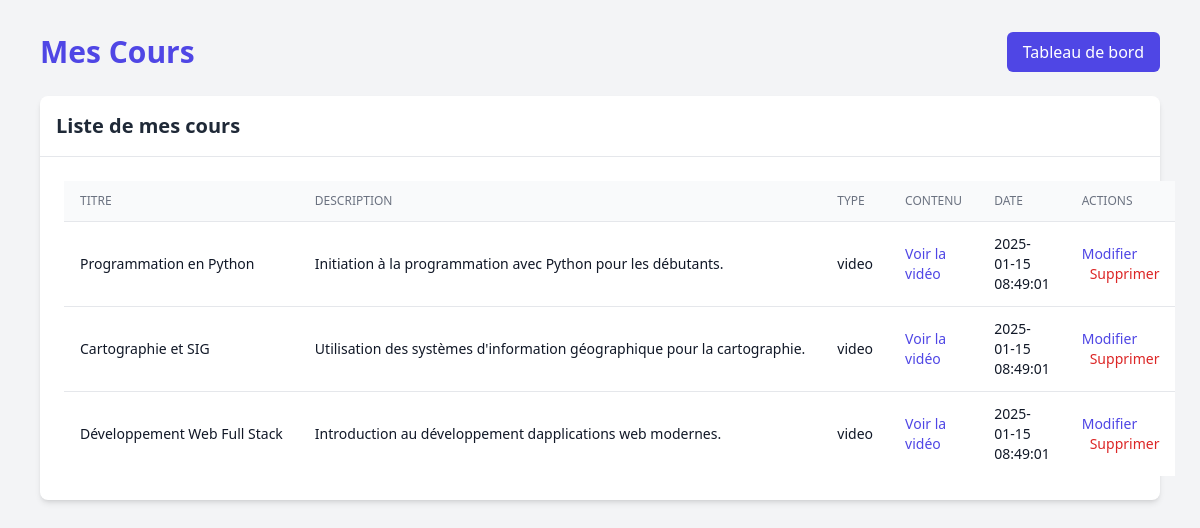
Before: /views/enseignant/mes_cours.php (signed in) with the older database file.
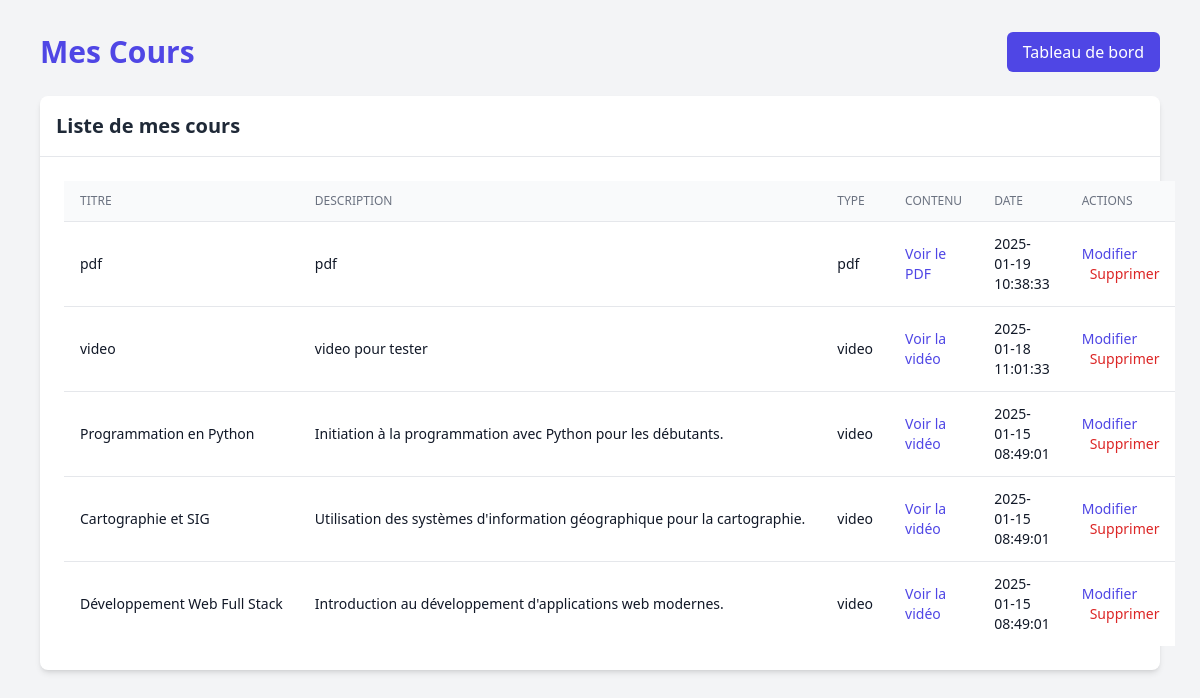
After: the same page with the newer database file.
### tables this page shows
CREATE TABLE `cours` (
  `id` int NOT NULL,
  `titre` varchar(250) NOT NULL,
  `description` text NOT NULL,
  `contenu` text NOT NULL,
  `categorie_id` int DEFAULT NULL,
  `enseignant_id` int DEFAULT NULL,
  `date_creation` timestamp NULL DEFAULT CURRENT_TIMESTAMP
);

### views/enseignant/mes_cours.php (the view, shortened to what this page needs)
<?php
    $database = new Database();
    $pdo = $database->connect();
    $enseignant_id = $_SESSION['user_id'];
    $query = "SELECT c.*, cat.nom as categorie_nom,
            CASE
            WHEN c.contenu LIKE '%.pdf' THEN 'pdf'
            ELSE 'video'
            END as type
            FROM cours c
            LEFT JOIN categories cat ON c.categorie_id = cat.id
            WHERE c.enseignant_id = :enseignant_id
            ORDER BY c.date_creation DESC";
    $stmt = $pdo->prepare($query);
    $stmt->execute([':enseignant_id' => $enseignant_id]);
    $cours_list = $stmt->fetchAll(PDO::FETCH_ASSOC);
?>
<!DOCTYPE html>
<html lang="fr">
<head>
    <script src="https://cdn.tailwindcss.com"></script>
    <link rel="stylesheet" href="../../public/assets/css/style.css">
</head>
<body class="bg-gray-100">
    <div class="container mx-auto px-4 py-8 max-w-6xl">
        <div class="flex justify-between items-center mb-6">
            <h1 class="text-3xl text-indigo-600 font-bold text-gray-800">Mes Cours</h1>
            <a href="enseignant_Dash.php" class="bg-indigo-600 text-white px-4 py-2 rounded-md hover:bg-indigo-700">Tableau de bord</a>
        </div>
        <div class="bg-white rounded-lg shadow-md">
            <div class="border-b border-gray-200 p-4">
                <h2 class="text-xl font-semibold text-gray-800">Liste de mes cours</h2>
            </div>
            <div class="p-6">
                <table class="w-full divide-y divide-gray-200">
                    <thead class="bg-gray-50">
                        <tr>
                            <th class="w-1/6 px-4 py-3 text-left text-xs font-medium text-gray-500 uppercase">Titre</th>
                            <th class="w-2/6 px-4 py-3 text-left text-xs font-medium text-gray-500 uppercase">Description</th>
                            <th class="w-1/6 px-4 py-3 text-left text-xs font-medium text-gray-500 uppercase">Type</th>
                            <th class="w-1/6 px-4 py-3 text-left text-xs font-medium text-gray-500 uppercase">Contenu</th>
                            <th class="w-1/6 px-4 py-3 text-left text-xs font-medium text-gray-500 uppercase">Date</th>
                            <th class="px-4 py-3 text-left text-xs font-medium text-gray-500 uppercase">Actions</th>
                        </tr>
                    </thead>
                    <tbody class="bg-white divide-y divide-gray-200">
                        <?php foreach ($cours_list as $cours): ?>
                        <tr class="hover:bg-gray-50">
                            <td class="px-4 py-3 text-sm text-gray-900 truncate"><?php echo htmlspecialchars($cours['titre']); ?></td>
                            <td class="px-4 py-3 text-sm text-gray-900 truncate"><?php echo htmlspecialchars($cours['description']); ?></td>
                            <td class="px-4 py-3 text-sm text-gray-900"><?php echo htmlspecialchars($cours['type']); ?></td>
                            <td class="px-4 py-3 text-sm text-gray-900">
                                <?php if ($cours['type'] === 'pdf'): ?>
                                    <a href="<?php echo htmlspecialchars($cours['contenu']); ?>" target="_blank" class="text-indigo-600 hover:text-indigo-900">Voir le PDF</a>
                                <?php else: ?>
                                    <a href="<?php echo htmlspecialchars($cours['contenu']); ?>" target="_blank" class="text-indigo-600 hover:text-indigo-900">Voir la vidéo</a>
                                <?php endif; ?>
                            </td>
                            <td class="px-4 py-3 text-sm text-gray-900"><?php echo htmlspecialchars($cours['date_creation']); ?></td>
                            <td class="px-4 py-3 text-sm text-gray-900">
                                <a href="edit_course.php?id=<?php echo $cours['id']; ?>" class="text-indigo-600 hover:text-indigo-900">Modifier</a>
                                <form action="delete_course.php" method="POST" style="display:inline;">
                                    <button type="submit" class="text-red-600 hover:text-red-900 ml-2" onclick="return confirm('Êtes-vous sûr de vouloir supprimer ce cours?')">Supprimer</button>
                                </form>
                            </td>
                        </tr>
                        <?php endforeach; ?>
                    </tbody>
                </table>
            </div>
        </div>
    </div>
</body>
</html>

Changed rows visible on the page:
added cours: titre "pdf", description "pdf", type "pdf", date_creation "2025-01-19 10:38:33"
added cours: titre "video", description "video pour tester", type "video", date_creation "2025-01-18 11:01:33"
changed cours "Développement Web Full Stack": description "Introduction au développement dapplications web modernes." → "Introduction au développement d'applications web modernes."
